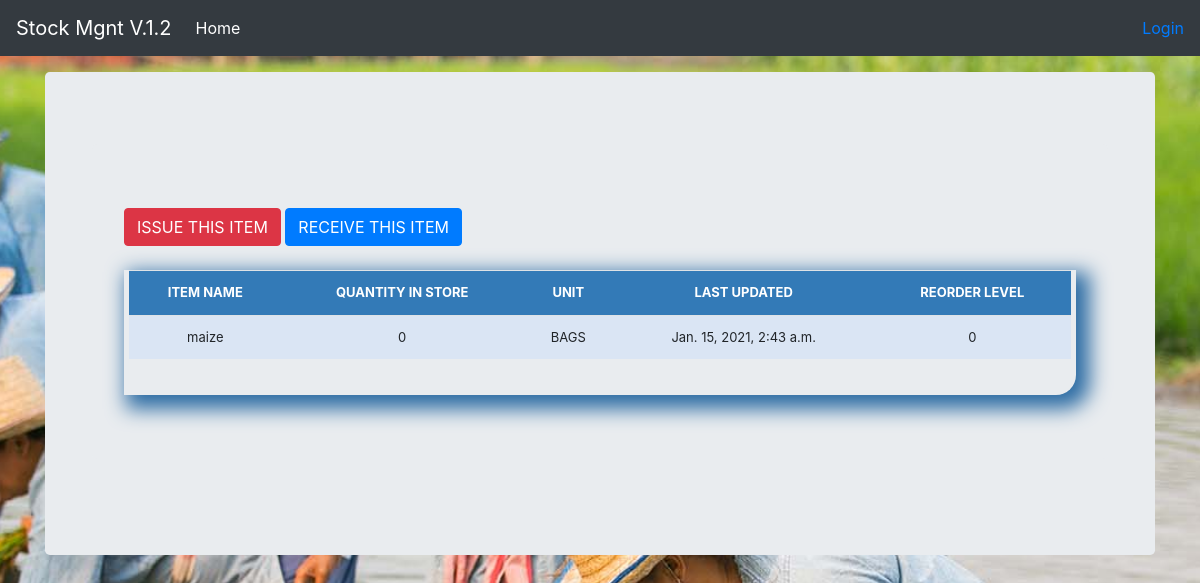
Page /stock_detail/1/ on the earlier database version.
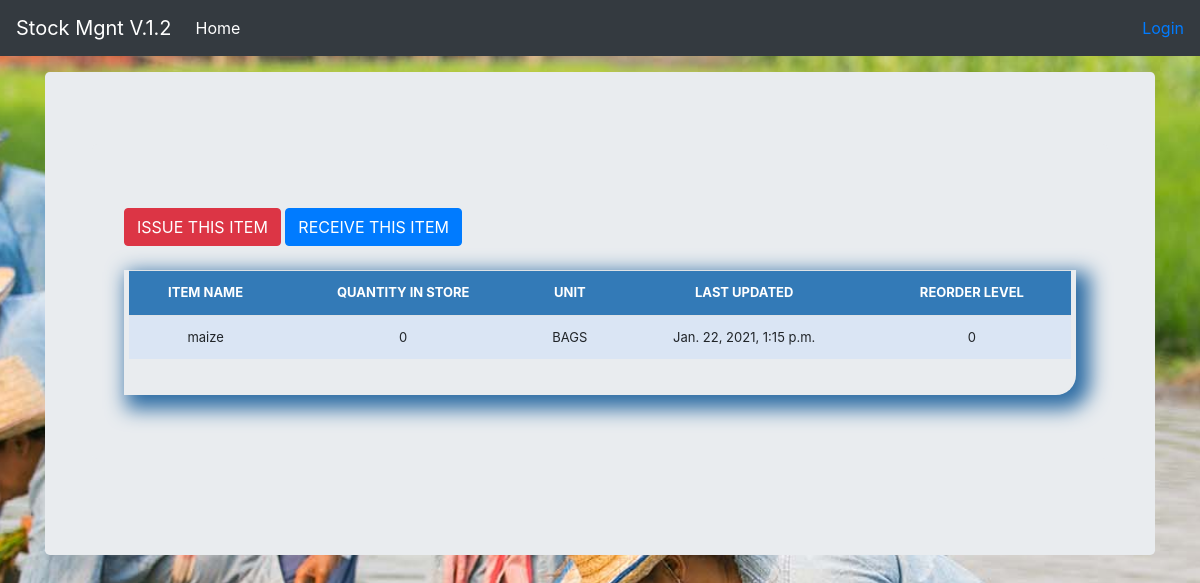
Same page on the later database version.
### stockmgmt/models.py (models this page shows, shortened)
class Stock(models.Model):
    category = models.ForeignKey(Category, on_delete=models.CASCADE, blank=True)
    sub_category = models.ForeignKey(SubCategory, on_delete=models.CASCADE, blank=True,null=True,verbose_name='UNIT')
    item_name = models.CharField(max_length=50, blank=True, null=True)
    quantity = models.IntegerField(default='0', blank=True, null=True)
    receive_quantity = models.IntegerField(default='0', blank=True, null=True)
    receive_by = models.CharField(max_length=50, blank=True, null=True)
    issue_quantity = models.IntegerField(default='0', blank=True, null=True)
    issue_by = models.CharField(max_length=50, blank=True, null=True, choices=issue_to_category)
    issue_by_model = models.ForeignKey(All_Store, on_delete=models.CASCADE, blank=True, null=True,
                                       related_name='issue_to_model')
    ordered_items=models.IntegerField(blank=True, null=True,default=0,verbose_name='Number of items')
    issue_to = models.CharField(max_length=50, blank=True, null=True, choices=issue_to_category)
    issue_to_model = models.ForeignKey(All_Store, on_delete=models.CASCADE, blank=True, null=True,
                                       related_name='issue_by_model')
    phone_number = models.CharField(max_length=50, blank=True, null=True)
    created_by = models.CharField(max_length=50, blank=True, null=True)
    reorder_level = models.IntegerField(default='0', blank=True, null=True)
    last_updated = models.DateTimeField(auto_now_add=False, auto_now=True)
    timestamp = models.DateTimeField(auto_now_add=True, auto_now=False)
    price = models.IntegerField(default='0', blank=True, null=True)

class SubCategory(models.Model):
    category=models.ForeignKey(Category,on_delete=models.CASCADE,related_name='stock_Categories')
    name=models.CharField(max_length=100,db_index=True)

### stockmgmt/views.py (the view)
# urls.py: path('stock_detail/<str:pk>/', views.stock_detail, name="stock_detail"),
def stock_detail(request, pk):
    queryset = Stock.objects.get(id=pk)
    print(queryset.issue_to_model)
    remainnig=Shop_Record.objects.get(product__pk=pk,store=queryset.issue_by_model).remaining_items
    all_store = All_Store.objects.all()
    context = {
        "queryset": queryset,
        'remaining': remainnig,
        'stores':all_store,
    }
    return render(request, "stock_detail.html", context)

### stockmgmt/models.py (called while the page is built)
    def __str__(self):
        return self.name

### stockmgmt/templates/stock_detail.html (shortened to what this page needs)
{% extends "base.html" %}
{% load crispy_forms_tags %}
{% load static %}
{% block body %}
<main role="main" class="container">
  <div class="jumbotron">
<a href="{% url 'issue_items' queryset.id %}"><div class='btn btn-danger'>ISSUE THIS ITEM</div></a>
<a href="{% url 'receive_items' queryset.id %}"><div class='btn btn-primary'>RECEIVE THIS ITEM</div></a>
        <br><br>
        <div class="display_table">
          <table class='table'>
                  <tr>
                    <th>ITEM NAME</th>
                      <th>QUANTITY IN STORE</th>
                      <th>UNIT</th>
                    <th>LAST UPDATED</th>
                    <th>REORDER LEVEL</th>
                  </tr>
                  <tr>
                    <td>{{queryset.item_name}}</td>
                      <td>{{ remaining }}</td>
                      <td>{{ queryset.sub_category.name }}</td>
                    <td>{{queryset.last_updated}}</td>
                    <td>{{queryset.reorder_level}}</td>
                  </tr>
          </table>
        </div>
  </div>
</main>
{% endblock %}

Differences in the rows shown:
changed Stock "maize": last_updated "Jan. 15, 2021, 2:43 a.m." → "Jan. 22, 2021, 1:15 p.m."
